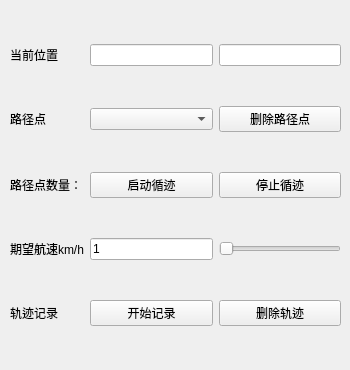
     <widget class="QWidget" name="tab_3">
      <attribute name="title">
       <string>轨迹跟踪控制</string>
      </attribute>
      <widget class="QWidget" name="gridLayoutWidget_9">
       <property name="geometry">
        <rect>
         <x>10</x>
         <y>10</y>
         <width>331</width>
         <height>351</height>
        </rect>
       </property>
       <layout class="QGridLayout" name="gridLayout_9">
        <item row="2" column="0">
         <widget class="QLabel" name="label_58">
          <property name="text">
           <string>路径点数量：</string>
          </property>
         </widget>
        </item>
        <item row="0" column="1">
         <widget class="QLineEdit" name="lineEdit_27"/>
        </item>
        <item row="0" column="2">
         <widget class="QLineEdit" name="lineEdit_28"/>
        </item>
        <item row="0" column="0">
         <widget class="QLabel" name="label_56">
          <property name="text">
           <string>当前位置</string>
          </property>
         </widget>
        </item>
        <item row="1" column="2">
         <widget class="QPushButton" name="pushButton_25">
          <property name="text">
           <string>删除路径点</string>
          </property>
         </widget>
        </item>
        <item row="3" column="2">
         <widget class="QSlider" name="horizontalSlider_12">
          <property name="minimum">
           <number>1</number>
          </property>
          <property name="maximum">
           <number>15</number>
          </property>
          <property name="sliderPosition">
           <number>1</number>
          </property>
          <property name="orientation">
           <enum>Qt::Horizontal</enum>
          </property>
         </widget>
        </item>
        <item row="1" column="1">
         <widget class="QComboBox" name="comboBox"/>
        </item>
        <item row="2" column="1">
         <widget class="QPushButton" name="pushButton_26">
          <property name="text">
           <string>启动循迹</string>
          </property>
         </widget>
        </item>
        <item row="3" column="1">
         <widget class="QLineEdit" name="lineEdit_30">
          <property name="text">
           <string>1</string>
          </property>
         </widget>
        </item>
        <item row="2" column="2">
         <widget class="QPushButton" name="pushButton_24">
          <property name="text">
           <string>停止循迹</string>
          </property>
         </widget>
        </item>
        <item row="3" column="0">
         <widget class="QLabel" name="label_59">
          <property name="text">
           <string>期望航速km/h</string>
          </property>
         </widget>
        </item>
        <item row="1" column="0">
         <widget class="QLabel" name="label_57">
          <property name="text">
           <string>路径点</string>
          </property>
         </widget>
        </item>
        <item row="4" column="1">
         <widget class="QPushButton" name="pushButton">
          <property name="text">
           <string>开始记录</string>
          </property>
         </widget>
        </item>
        <item row="4" column="0">
         <widget class="QLabel" name="label_60">
          <property name="text">
           <string>轨迹记录</string>
          </property>
         </widget>
        </item>
        <item row="4" column="2">
         <widget class="QPushButton" name="pushButton_2">
          <property name="text">
           <string>删除轨迹</string>
          </property>
         </widget>
        </item>
       </layout>
      </widget>
     </widget>
